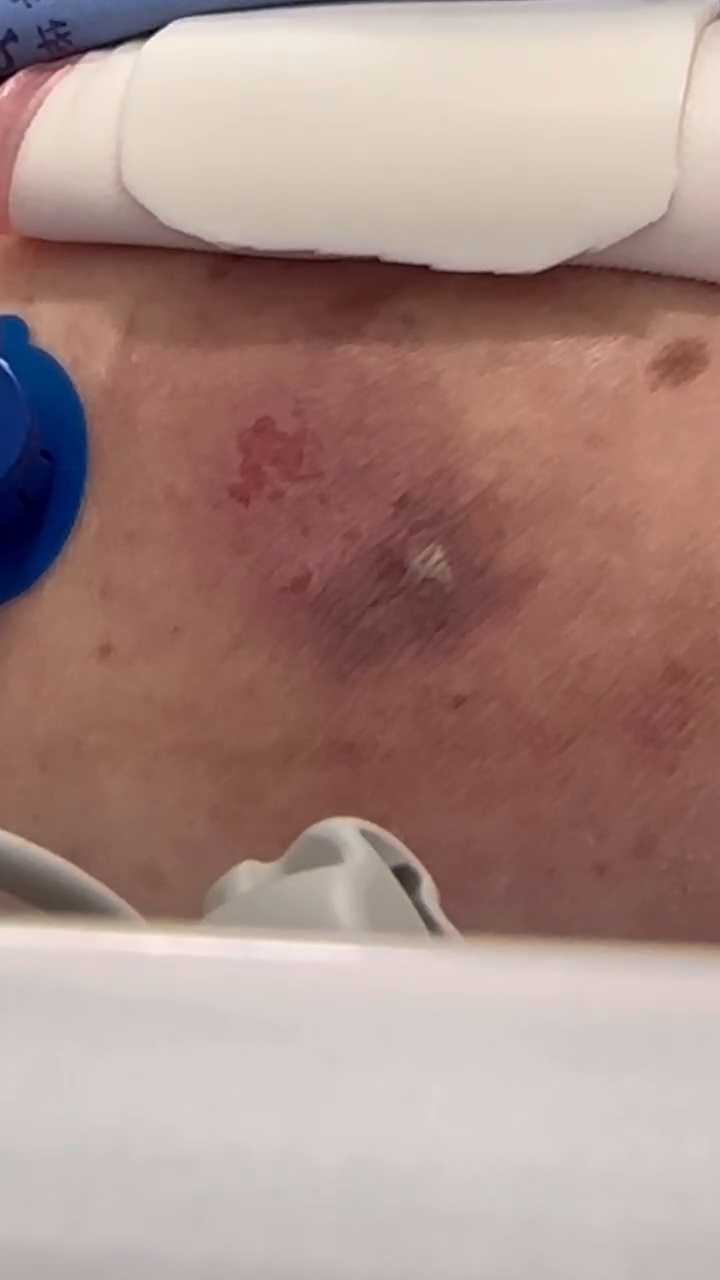
#> input picture frame 61 of 02014 1期.mp4, 720 x 1280 px, given in place of your_video.mp4, which was not available
$ python video_image_process.py
#> lines starting #> are read from the running program, lines starting #| are printed output that depends on the picture
import cv2
import numpy as np
import matplotlib.pyplot as plt
from matplotlib import gridspec
import scipy as sp
import os
import skimage.color as color
from skimage.transform import pyramid_laplacian
import scipy.fftpack as fftpack
import scipy.signal as signal
from tqdm import tqdm

# 在文件开头添加以下代码
import time
import logging
from datetime import datetime
import psutil
import os


log_path = "your_path/logs/Euler_amplify"
# 配置日志
logging.basicConfig(
    level=logging.INFO,
    format='%(asctime)s - %(levelname)s - %(message)s',
    handlers=[
        logging.FileHandler(f'{log_path}/cpu_performance_{datetime.now().strftime("%Y%m%d_%H%M%S")}.log'),
        logging.StreamHandler()
    ]
)


# [13 lines left out: function log_performance, not called in this run]

# [30 lines of commented-out code are left out]

def getVideoFrames(videoFilePath, startFrameNumber=-1, endFrameNumber=-1, target_size=(640, 480)):
#> called with videoFilePath = 'your_path/your_video.mp4', startFrameNumber = 0, endFrameNumber = -1, target_size = (640, 480)
    frames = []
    vidcap = cv2.VideoCapture(videoFilePath)
    fps = vidcap.get(cv2.CAP_PROP_FPS)
    totalFrame = int(vidcap.get(cv2.CAP_PROP_FRAME_COUNT))
    if startFrameNumber == -1:
        startFrameNumber = 0
    if endFrameNumber == -1:
        endFrameNumber = totalFrame - 1

    count = 0
    success = True
    while success:
        success, image = vidcap.read()
#> image is the input picture: shape (1280, 720, 3); mean B, G, R 133.4, 140.2, 168.6
        if not success:
            break
        if count < startFrameNumber:
            count += 1
            continue
        elif count > endFrameNumber:
            break
        image = cv2.cvtColor(image, cv2.COLOR_BGR2RGB)
        image = cv2.resize(image, target_size)  # 统一修改为目标大小
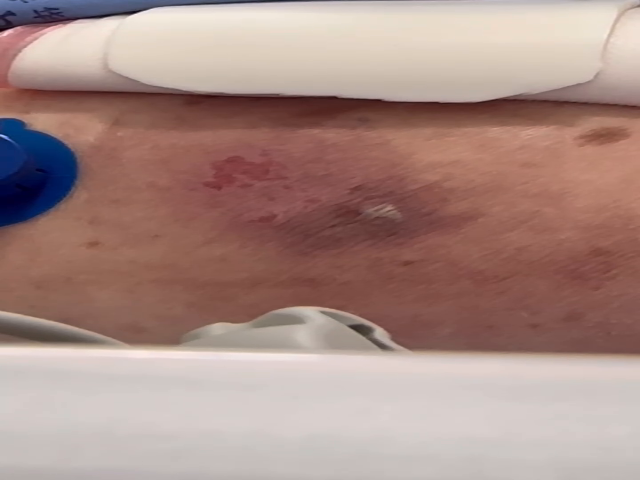
#> image: shape (480, 640, 3); mean R, G, B 168.5, 140.2, 133.4
        image = color.rgb2yiq(image).astype(np.float32)
#> image: shape (480, 640, 3) float32; mean of channels 0, 1, 2 0.58, 0.0747, 0.0152
        frames.append(image)
        count += 1

    frames = np.array(frames)
    return fps, frames

# 定义一个名为 compareImg 的函数，用于在同一个窗口中显示两张图片，
# 并在每张图片上标注出相同的矩形区域（Region of Interest，简称 ROI）。
# [57 lines left out: functions compareImg, castFloatArray, normFloatArray, not called in this run]

def yiq2rgbUint(imgIn):
    imgOut = (255 * normFloatArray(color.yiq2rgb(castFloatArray(imgIn)))).astype(np.uint8)
    return imgOut
# 首先调用 castFloatArray 函数将输入的 imgIn 转换为浮点型数组，并确保其值在合理范围内。
# 然后调用 color.yiq2rgb 函数将 YIQ 彩色空间的图像转换为 RGB 彩色空间。
# 接着调用 normFloatArray 函数对 RGB 图像进行归一化处理，确保其值在 [0, 1] 范围内。
# 最后，将归一化后的图像乘以 255 并转换为 np.uint8 类型，得到适合显示的整数像素值。

# [4 lines left out: function yiq2bgrUint, not called in this run]
# 此函数与 yiq2rgbUint 类似，但在最后使用 cv2.cvtColor 函数将 RGB 图像转换为 BGR 格式，这是 OpenCV 默认的色彩空间。

def yiq2rgbFloat(imgIn):
    imgOut = normFloatArray(color.yiq2rgb(castFloatArray(imgIn)))
    return imgOut
# 此函数与 yiq2rgbUint 类似，但是最终返回的是浮点型数组，没有乘以 255 和转换为 uint8 类型，因此输出的图像数据类型仍然是浮点型。

# [494 lines left out: functions yiq2bgrFloat, compareFrames, draw1DTemporalSignal, buildLaplacianPyramid, recreateImgsFromLapPyr, testImgPyramid and 16 more, not called in this run]

#定义了 emv 函数，这是一个高级接口，用于执行视频信号增强，具体是颜色信号增强或运动信号增强，然后将结果保存为新视频。
# def emv(inputVideoPath, outputVideoPath, maxLevel, freqLow, freqHigh, alpha, chromAttenuation, startFrameNumber,
#         endFrameNumber, lambdaC=-1, app="color", method="ideal", roi=None):
#     #inputVideoPath: 输入视频文件的路径
#     # outputVideoPath: 输出视频文件的路径
#     # maxLevel: 构建拉普拉斯金字塔的最大层数
#     # freqLow, freqHigh: 频率滤波的低频和高频界限
#     # alpha: 时间信号放大的系数
#     # chromAttenuation: 色度衰减系数
#     # startFrameNumber, endFrameNumber: 处理视频帧的起始和结束编号
#     # lambdaC: 运动信号增强的额外参数（默认为 -1）
#     # app: 应用模式，可以是 "color" 或 "motion"，分别对应颜色信号增强和运动信号增强
#     # method: 滤波方法，可以是 "ideal" 或 "butt"，分别对应理想滤波和巴特沃斯滤波
#     # roi: 感兴趣区域（Region of Interest），用于指定视频中要处理的部分，默认为 None，意味着处理整个视频
#     fps, frames = getVideoFrames(inputVideoPath, startFrameNumber, endFrameNumber)
#     #使用 getVideoFrames 函数从输入视频中获取指定范围内的帧及其帧率（fps）。startFrameNumber 和 endFrameNumber 参数用于控制读取视频的开始和结束帧。
#     if app == "color":
#         recreateFrames = emvCoreColor(frames, fps, maxLevel, freqLow, freqHigh, alpha, chromAttenuation, method)
#     elif app == "motion":
#         recreateFrames = emvCoreMotion(frames, fps, maxLevel, freqLow, freqHigh, alpha, lambdaC, chromAttenuation,
#                                        method)
#     saveFramesToVideoROI(frames, recreateFrames, outputVideoPath, roi)
#     return

# 修改主要函数
def emv(inputVideoPath, outputVideoPath, maxLevel, freqLow, freqHigh, alpha, chromAttenuation,
        startFrameNumber, endFrameNumber, lambdaC=-1, app="color", method="ideal", roi=None):
    total_start = time.time()
    logging.info(f"\nStarting video processing: {inputVideoPath}")
    logging.info(f"Parameters: maxLevel={maxLevel}, freqLow={freqLow}, freqHigh={freqHigh}, alpha={alpha}")

    # 读取视频
    io_start = time.time()
    fps, frames = getVideoFrames(inputVideoPath, startFrameNumber, endFrameNumber)
    logging.info(f"Video reading time: {time.time() - io_start:.2f} seconds")

    # 核心处理
    process_start = time.time()
    if app == "color":
        recreateFrames = emvCoreColor(frames, fps, maxLevel, freqLow, freqHigh, alpha, chromAttenuation, method)
    elif app == "motion":
        recreateFrames = emvCoreMotion(frames, fps, maxLevel, freqLow, freqHigh, alpha, lambdaC, chromAttenuation,
                                       method)
    processing_time = time.time() - process_start
    logging.info(f"Core processing time: {processing_time:.2f} seconds")

    # 保存结果
    save_start = time.time()
    saveFramesToVideoROI(frames, recreateFrames, outputVideoPath, fps, roi)
    logging.info(f"Video saving time: {time.time() - save_start:.2f} seconds")

    # 记录总体性能
    total_duration, memory_usage, cpu_usage = log_performance("Total Process", total_start)

    return recreateFrames


# 在调用处添加计时
if __name__ == "__main__":
    emv('your_path/your_video.mp4',
        'your_path/your_video_rebuild.mp4',
        6, 0.83 / 2, 1.0 / 2, 100.0, 1, 0, -1, -1,
        "color", "ideal")

$ run again, starting later in the video
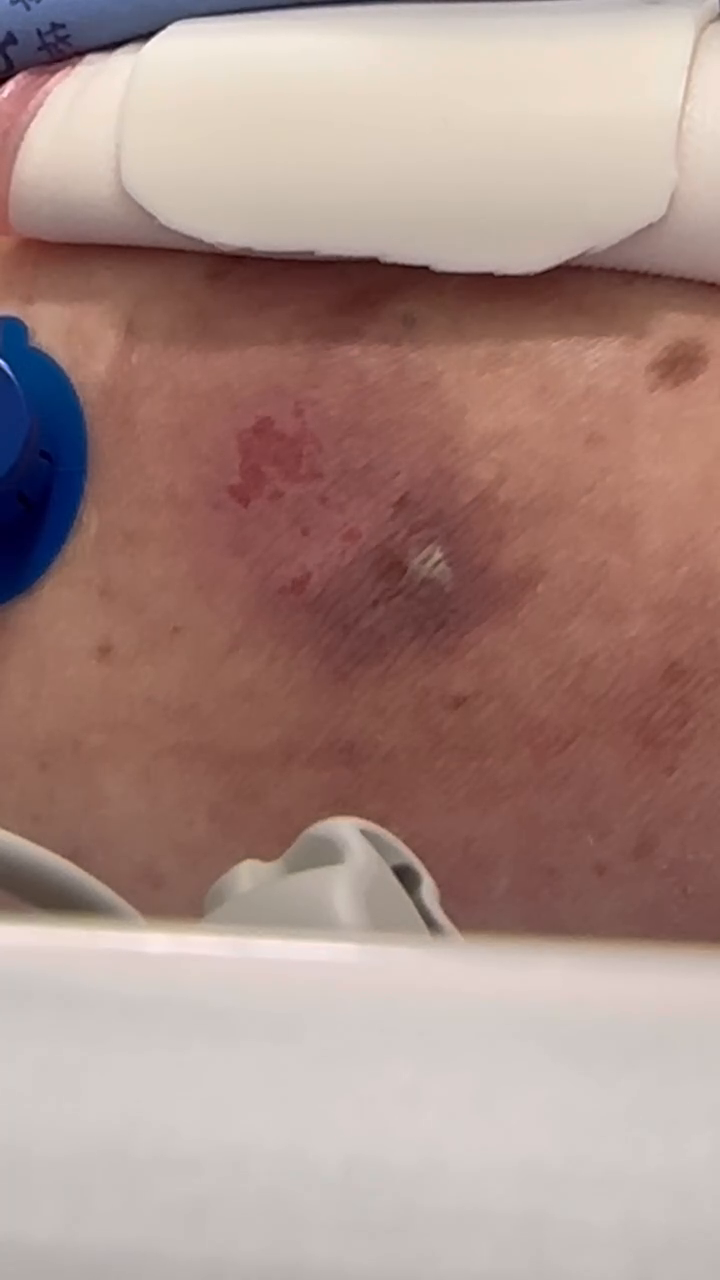
#> input picture frame 494 of 02014 1期.mp4, 720 x 1280 px, given in place of your_video.mp4, which was not available
#> in getVideoFrames, image is the input picture: shape (1280, 720, 3); mean B, G, R 132.9, 140.2, 168.3
#> in getVideoFrames, `image = cv2.resize(image, target_size)`:
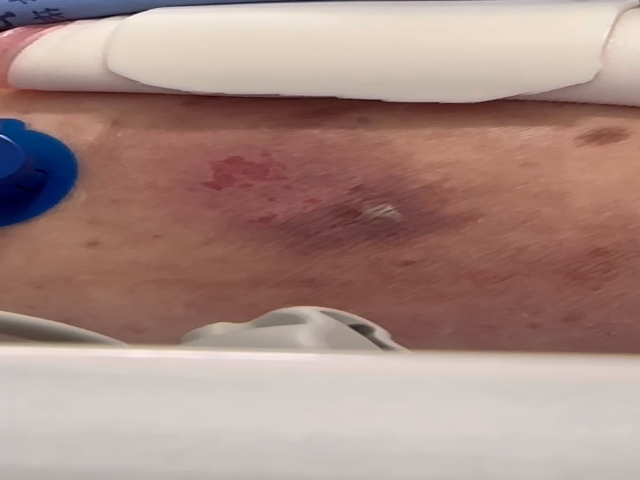
#> image: shape (480, 640, 3); mean R, G, B 168.3, 140.1, 132.9
